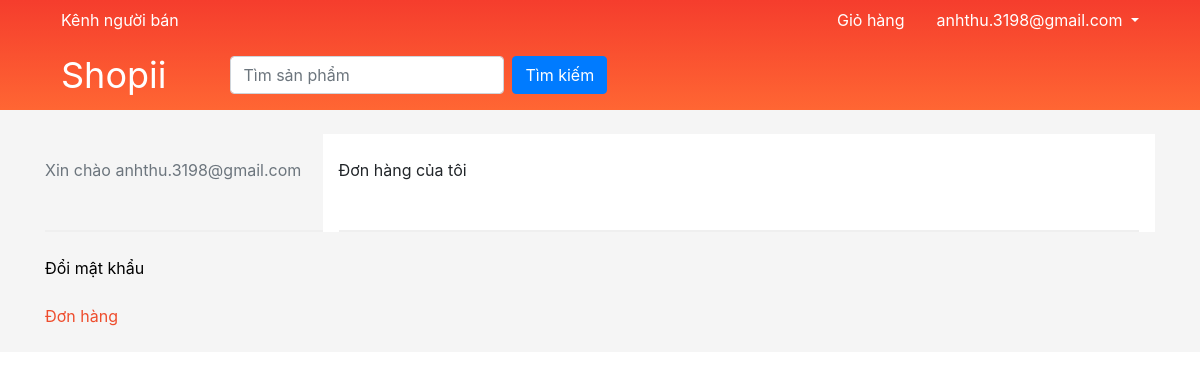
The page /user_order.php (signed in) on the database as committed earlier.
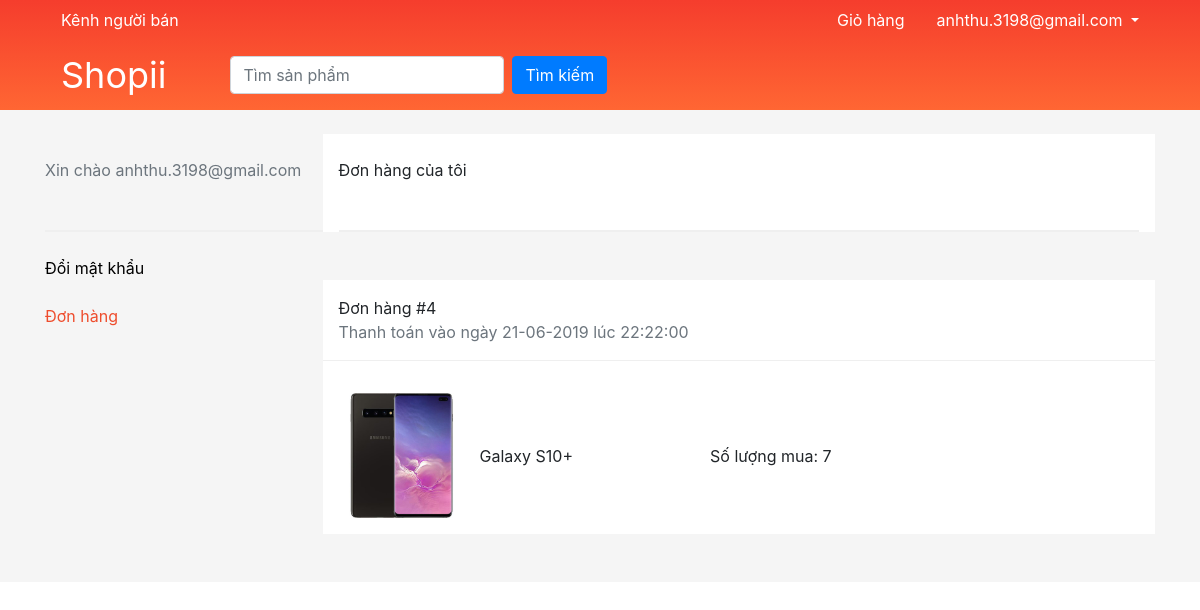
The same page on the database as committed later.
### tables this page shows
CREATE TABLE `user_order` (
  `userID` int(11) NOT NULL,
  `orderID` int(11) NOT NULL
);

CREATE TABLE `orders` (
  `ID` int(11) NOT NULL,
  `total` int(11) NOT NULL,
  `create_at` datetime NOT NULL
);

CREATE TABLE `orderdetail` (
  `orderID` int(11) NOT NULL,
  `productID` int(11) NOT NULL,
  `quantity` int(11) NOT NULL
);

CREATE TABLE `products` (
  `ID` int(11) NOT NULL,
  `name` varchar(50) NOT NULL,
  `catID` int(11) NOT NULL,
  `price` int(11) NOT NULL,
  `image` varchar(255) NOT NULL,
  `description` text NOT NULL,
  `stock` int(11) NOT NULL,
  `create_at` datetime NOT NULL
);

### includes/classes/order.class.php (called while the page is built, shortened)
<?php
require_once("item.class.php");
class Order
{
    static public $table_name = "orders";
    static public $database;
    static public function setDB($db)
    {
        self::$database = $db;
    }
    static protected function instantiate($record)
    {
        $object = new static;
        foreach ($record as $property => $value) {
            if (property_exists($object, $property)) {
                $object->$property = $value;
            }
        }
        return $object;
    }
    static public function findByQuery($sql)
    {
        $result = static::$database->query($sql);
        $object_array = [];
        while ($record = $result->fetch_assoc()) {
            $object_array[] = static::instantiate($record);
        }
        return $object_array;
    }
    public static function findByUser($uid)
    {
        $sql = "SELECT * FROM " . static::$table_name;
        $sql .= " INNER JOIN user_order ON orders.ID = user_order.orderID ";
        $sql .= "WHERE userID='" . self::$database->escape_string($uid) . "'";
        return static::findByQuery($sql);
    }
}
?>

### includes/classes/item.class.php (called while the page is built, shortened)
<?php
class Item
{
    static public $table_name = "Products";
    static public $database;
    static public function setDB($db)
    {
        self::$database = $db;
    }
    static protected function instantiate($record)
    {
        $object = new static;
        foreach ($record as $property => $value) {
            if (property_exists($object, $property)) {
                $object->$property = $value;
            }
        }
        return $object;
    }
    static public function findByQuery($sql)
    {
        $result = static::$database->query($sql);
        $object_array = [];
        while ($record = $result->fetch_assoc()) {
            $object_array[] = static::instantiate($record);
        }
        return $object_array;
    }
    public static function findByOrder($oid)
    {
        $sql = "SELECT * FROM " . static::$table_name;
        $sql .= " INNER JOIN orderdetail ON products.ID = orderdetail.productID ";
        $sql .= "WHERE orderID = '" . self::$database->escape_string($oid) . "'";
        return static::findByQuery($sql);
    }
}

### user_order.php (the view)
<?php require_once("includes/header.php"); ?>
<?php
if (!isLoggedIn()) {
    $_SESSION['error'] = "Bạn cần đăng nhập để thực hiện chức năng này";
    header ("Location:index.php");
    exit();
} else {
    $id = $_SESSION['ID'];
    $orders = Order::findByUser($id);
}
?>
<div class="bg_grey">
    <div class="container d-flex">
        <div class="sidebar w-25">
            <p class="text-secondary py-5 hello">Xin chào <?php echo $_SESSION['email']; ?></p>
            <div class="my-4"><a href="account.php" class="user-link my-5">Đổi mật khẩu</a></div>
            <div class="my-4"><a href="user_order.php" style="color:#ee4d2d;" class="user-link">Đơn hàng</a></div>
        </div>
        <div class="w-75">
            <div class="bg-white my-4 pt-4 px-3">
                <p class="pb-5 mb-2 hello">Đơn hàng của tôi</p>
            </div>
            <?php foreach ($orders as $order) { ?>
            <div class="bg-white my-5">
                <div class="my-3 px-3 pt-3 orderinfo">
                    Đơn hàng #<?php echo $order->ID; ?><br>
                    <p class="text-secondary">
                        Thanh toán vào ngày <?php echo date("d-m-Y",strtotime($order->create_at)); ?>
                        lúc <?php echo date("H:i:s",strtotime($order->create_at)); ?>
                    </p>
                </div>
                <div class="px-3">
                    <table>
                        <?php $items = Item::findByOrder($order->ID); ?>
                        <?php foreach ($items as $sp) { ?>
                        <tr>
                            <td class="py-3" style="width:125px;"><img src="img/<?php echo htmlspecialchars($sp->image); ?>"
                                    alt="<?php echo htmlspecialchars($sp->name); ?>"></td>
                            <td class="w-50 px-3"><?php echo htmlspecialchars($sp->name); ?></td>
                            <td>Số lượng mua: <?php echo $sp->quantity ?></td>
                        </tr>
                        <?php } ?>
                    </table>
                </div>
            </div>
            <?php } ?>
        </div>
    </div>
</div>
<?php require_once("includes/footer.php"); ?>

Rows that differ between the two databases and show on the page:
added user_order: orderID.ID "4", orderID.create_at "21-06-2019", orderID.create_at "22:22:00"
added orderdetail: productID.image (picture), productID.name "Galaxy S10+", quantity "7"
